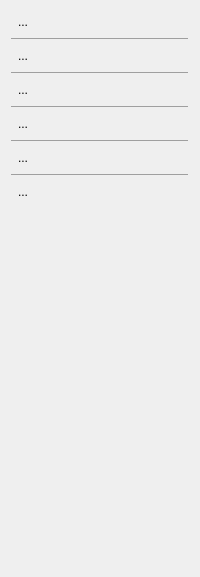
            <widget class="QWidget" name="vpOptimization">
             <layout class="QVBoxLayout" name="verticalLayout_17">
              <item>
               <widget class="QToolButton" name="btnOptMng">
                <property name="text">
                 <string>...</string>
                </property>
                <property name="icon">
                 <iconset resource="icons.qrc">
                  <normaloff>:/icons/setting.png</normaloff>:/icons/setting.png</iconset>
                </property>
                <property name="iconSize">
                 <size>
                  <width>22</width>
                  <height>22</height>
                 </size>
                </property>
                <property name="autoRaise">
                 <bool>true</bool>
                </property>
               </widget>
              </item>
              <item>
               <widget class="QFrame" name="frame_74">
                <property name="maximumSize">
                 <size>
                  <width>16777215</width>
                  <height>1</height>
                 </size>
                </property>
                <property name="frameShape">
                 <enum>QFrame::HLine</enum>
                </property>
                <property name="frameShadow">
                 <enum>QFrame::Raised</enum>
                </property>
               </widget>
              </item>
              <item>
               <widget class="QToolButton" name="btnOptObj">
                <property name="text">
                 <string>...</string>
                </property>
                <property name="icon">
                 <iconset resource="icons.qrc">
                  <normaloff>:/icons/Objective.png</normaloff>:/icons/Objective.png</iconset>
                </property>
                <property name="iconSize">
                 <size>
                  <width>22</width>
                  <height>22</height>
                 </size>
                </property>
                <property name="autoRaise">
                 <bool>true</bool>
                </property>
               </widget>
              </item>
              <item>
               <widget class="QFrame" name="frame_75">
                <property name="maximumSize">
                 <size>
                  <width>16777215</width>
                  <height>1</height>
                 </size>
                </property>
                <property name="frameShape">
                 <enum>QFrame::HLine</enum>
                </property>
                <property name="frameShadow">
                 <enum>QFrame::Raised</enum>
                </property>
               </widget>
              </item>
              <item>
               <widget class="QToolButton" name="btnOptConst">
                <property name="text">
                 <string>...</string>
                </property>
                <property name="icon">
                 <iconset resource="icons.qrc">
                  <normaloff>:/icons/constraint.png</normaloff>:/icons/constraint.png</iconset>
                </property>
                <property name="iconSize">
                 <size>
                  <width>22</width>
                  <height>22</height>
                 </size>
                </property>
                <property name="autoRaise">
                 <bool>true</bool>
                </property>
               </widget>
              </item>
              <item>
               <widget class="QFrame" name="frame_76">
                <property name="maximumSize">
                 <size>
                  <width>16777215</width>
                  <height>1</height>
                 </size>
                </property>
                <property name="frameShape">
                 <enum>QFrame::HLine</enum>
                </property>
                <property name="frameShadow">
                 <enum>QFrame::Raised</enum>
                </property>
               </widget>
              </item>
              <item>
               <widget class="QToolButton" name="btnOptPenal">
                <property name="text">
                 <string>...</string>
                </property>
                <property name="icon">
                 <iconset resource="icons.qrc">
                  <normaloff>:/icons/penalty.png</normaloff>:/icons/penalty.png</iconset>
                </property>
                <property name="iconSize">
                 <size>
                  <width>22</width>
                  <height>22</height>
                 </size>
                </property>
                <property name="autoRaise">
                 <bool>true</bool>
                </property>
               </widget>
              </item>
              <item>
               <widget class="QFrame" name="frame_77">
                <property name="maximumSize">
                 <size>
                  <width>16777215</width>
                  <height>1</height>
                 </size>
                </property>
                <property name="frameShape">
                 <enum>QFrame::HLine</enum>
                </property>
                <property name="frameShadow">
                 <enum>QFrame::Raised</enum>
                </property>
               </widget>
              </item>
              <item>
               <widget class="QToolButton" name="btnOptIntplt">
                <property name="text">
                 <string>...</string>
                </property>
                <property name="icon">
                 <iconset resource="icons.qrc">
                  <normaloff>:/icons/interpolation.png</normaloff>:/icons/interpolation.png</iconset>
                </property>
                <property name="iconSize">
                 <size>
                  <width>22</width>
                  <height>22</height>
                 </size>
                </property>
                <property name="autoRaise">
                 <bool>true</bool>
                </property>
               </widget>
              </item>
              <item>
               <widget class="QFrame" name="frame_78">
                <property name="maximumSize">
                 <size>
                  <width>16777215</width>
                  <height>1</height>
                 </size>
                </property>
                <property name="frameShape">
                 <enum>QFrame::HLine</enum>
                </property>
                <property name="frameShadow">
                 <enum>QFrame::Raised</enum>
                </property>
               </widget>
              </item>
              <item>
               <widget class="QToolButton" name="btnOptCheck">
                <property name="text">
                 <string>...</string>
                </property>
                <property name="icon">
                 <iconset resource="icons.qrc">
                  <normaloff>:/icons/validation.png</normaloff>:/icons/validation.png</iconset>
                </property>
                <property name="iconSize">
                 <size>
                  <width>22</width>
                  <height>22</height>
                 </size>
                </property>
                <property name="autoRaise">
                 <bool>true</bool>
                </property>
               </widget>
              </item>
              <item>
               <spacer name="verticalSpacer_13">
                <property name="orientation">
                 <enum>Qt::Vertical</enum>
                </property>
                <property name="sizeHint" stdset="0">
                 <size>
                  <width>20</width>
                  <height>364</height>
                 </size>
                </property>
               </spacer>
              </item>
             </layout>
            </widget>
